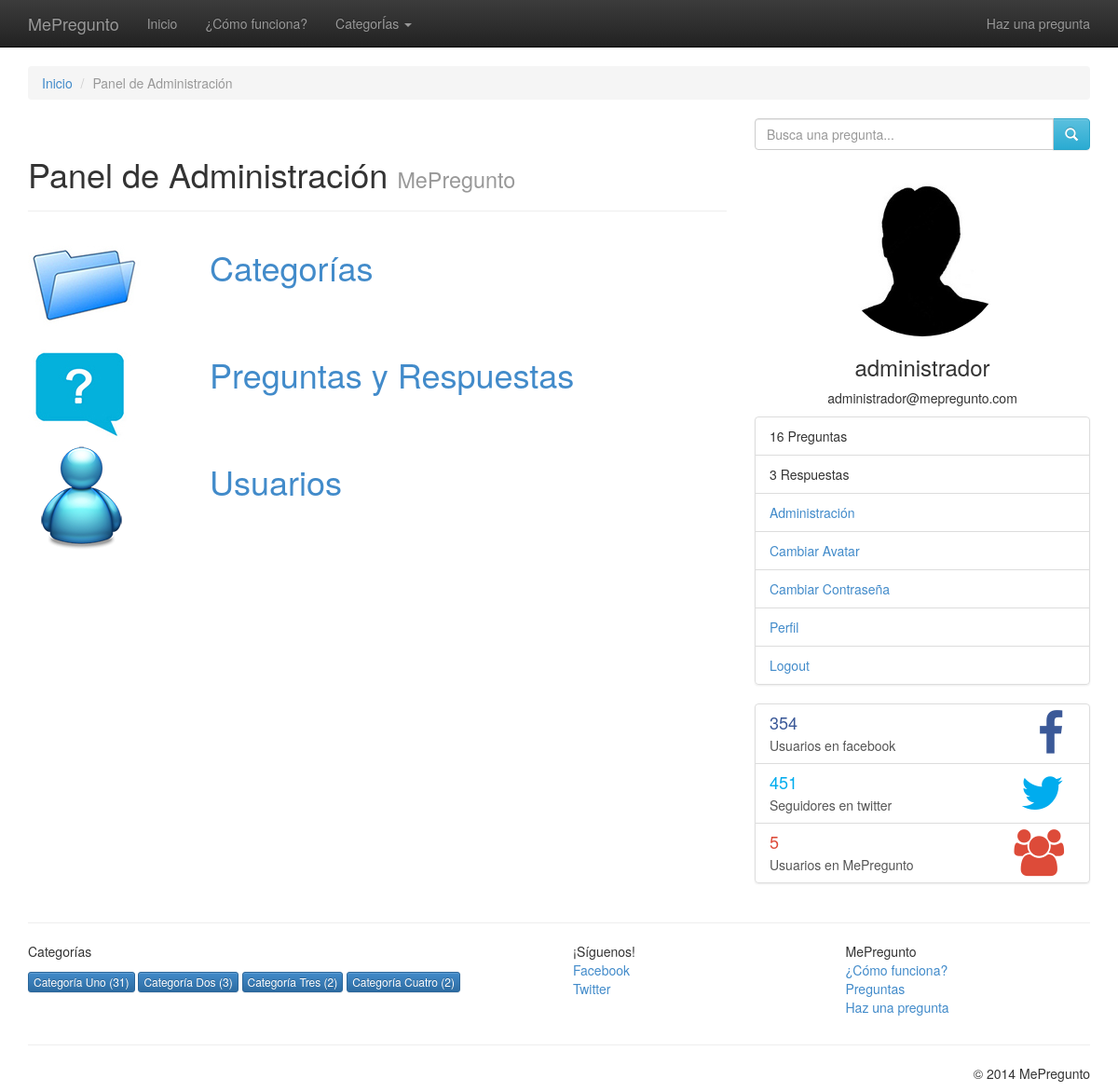
The page /admin.php (signed in) on the database its author committed.
### tables this page shows
CREATE TABLE IF NOT EXISTS `users` (
  `iduser` int(11) NOT NULL AUTO_INCREMENT,
  `nick` varchar(20) NOT NULL,
  `pass` varchar(32) NOT NULL,
  `mail` varchar(100) NOT NULL,
  `birthday` date DEFAULT NULL,
  `country` varchar(20) NOT NULL,
  `idpermission` int(11) NOT NULL,
  `avatar` varchar(100) NOT NULL,
  PRIMARY KEY (`iduser`,`nick`),
  UNIQUE KEY `iduser` (`iduser`)
);

CREATE TABLE IF NOT EXISTS `categories` (
  `idcategory` int(11) NOT NULL AUTO_INCREMENT,
  `name` varchar(25) NOT NULL,
  `description` text NOT NULL,
  PRIMARY KEY (`idcategory`)
);

### clases/claseconexion.php (called while the page is built, shortened)
<?php
class conexion
{
    var $baseDatos;
    var $servidor;
    var $usuario;
    var $clave;
    function conexion()
    {
        $this->baseDatos = $GLOBALS['basedatos'];
        $this->servidor  = $GLOBALS['servidor'];
        $this->usuario   = $GLOBALS['usuario'];
        $this->clave     = $GLOBALS['clave'];
    }
    function conectar()
    {
        $db = new MySQLi($this->servidor, $this->usuario, $this->clave, $this->baseDatos);
        $db->set_charset("utf8");
        if ($db->connect_errno) {
            return 0;
            $this->conexiondb = NULL;
        } else {
            $this->conexiondb = $db;
            return 1;
        }
    }
}
?>

### clases/claseusuarios.php (called while the page is built, shortened)
<?php
require_once 'claseconexion.php';
class usuarios
{
    function getPreguntasTotalUser($iduser)
    {
        $query = "SELECT COUNT(*) AS total FROM questions WHERE idautor=" . $iduser;
        $total      = 0;
        $miConexion = new conexion;
        if ($miConexion->conectar()) {
            $resultado = $miConexion->conexiondb->query($query);
            while ($fila = $resultado->fetch_assoc()) {
                $total = $fila['total'];
            }
            return $total;
        }
    }
    function getRespuestasTotalUser($iduser)
    {
        $query = "SELECT COUNT(*) AS total FROM answers WHERE idautor=" . $iduser;
        $total      = 0;
        $miConexion = new conexion;
        if ($miConexion->conectar()) {
            $resultado = $miConexion->conexiondb->query($query);
            while ($fila = $resultado->fetch_assoc()) {
                $total = $fila['total'];
            }
            return $total;
        }
    }
    function buscarUsuarioPorNick($nick)
    {
        $query = "SELECT * FROM users WHERE nick='" . $nick . "'";
        $miConexion = new conexion;
        if ($miConexion->conectar()) {
            $resultado = $miConexion->conexiondb->query($query);
            while ($filausr = $resultado->fetch_assoc()) {
                $user               = new usuarios;
                $user->iduser       = $filausr['iduser'];
                $user->nick         = $filausr['nick'];
                $user->mail         = $filausr['mail'];
                $user->birthday     = $filausr['birthday'];
                $user->country      = $filausr['country'];
                $user->idpermission = $filausr['idpermission'];
                $user->avatar       = $filausr['avatar'];
                $usuarios           = $user;
            }
            return $usuarios;
        }
    }
}
?>

### clases/clasecategorias.php (called while the page is built, shortened)
<?php
require_once 'claseconexion.php';
class categorias
{
    function getCategorias()
    {
        $query      = "select categories.idcategory, categories.name, COUNT(categories.idcategory) as total from categories INNER JOIN questions ON categories.idcategory=questions.idcategory GROUP BY categories.idcategory";
        $categorias = array();
        $miConexion = new conexion;
        if ($miConexion->conectar()) {
            $resultado = $miConexion->conexiondb->query($query);
            while ($filacat = $resultado->fetch_assoc()) {
                $categ             = new categorias;
                $categ->idcategory = $filacat['idcategory'];
                $categ->name       = $filacat['name'];
                $categ->total      = $filacat['total'];
                $categorias[]      = $categ;
            }
            return $categorias;
        }
    }
}
?>

### inc/cabecera.php (the view, shortened to what this page needs)
<?php
require_once 'clases/clasecategorias.php';
?>
    <link href="css/bootstrap.min.css" rel="stylesheet">
    <link href="css/bootstrap-theme.min.css" rel="stylesheet">
	<link href="css/estilo.css" rel="stylesheet">
    <link href="css/bootstrap-theme.css" rel="stylesheet">
</head>
	<body>
    <div class="navbar navbar-inverse navbar-static-top" role="navigation">
      <div class="container">
        <div class="navbar-header">
          <a class="navbar-brand" href="index.php">MePregunto</a>
        </div>
        <div class="navbar-collapse collapse">
          <ul class="nav navbar-nav">
            <li><a href="index.php">Inicio</a></li>
			<li><a href="como-funciona.php">¿C&oacute;mo funciona?</a></li>
            <li class="dropdown">
              <a href="#" class="dropdown-toggle" data-toggle="dropdown">Categor&Iacute;as <b class="caret"></b></a>
            </li>
          </ul>
		  <ul class="nav navbar-nav navbar-right">
			<li><a href="nueva-pregunta.php">Haz una pregunta</a></li>
          </ul>
        </div>
      </div>
    </div>
	<div class="container">

### inc/login.php (shortened to what this page needs)
<?php
if ($_SERVER['PHP_SELF'] != "/MePregunto/inc/login.php") {
    require_once 'clases/claseusuarios.php';
} else {
    require_once '../clases/claseusuarios.php';
}
if (isset($_SESSION['usuario_nombre'])) {
    $datos = new usuarios;
    $datos = $datos->buscarUsuarioPorNick($_SESSION['usuario_nombre']);
    echo "
			<div class='profile'>
				<center><img src='" . $datos->avatar . "' alt='...' width='180' height='180' class='img-circle'>
				<p><h3>" . $datos->nick . "</h3></p>
				<p>" . $datos->mail . "</p></center>
			</div>
			<ul class='list-group'>
				<li class='list-group-item'>" . $datos->getPreguntasTotalUser($datos->iduser) . " Preguntas</li>
				<li class='list-group-item'>" . $datos->getRespuestasTotalUser($datos->iduser) . " Respuestas</li>";
    if ($_SESSION['usuario_permiso'] == 2) {
        echo "<li class='list-group-item'><a href='admin.php'>Administración</a></li>";
    }
    echo "<li class='list-group-item'><a href='cambiar_avatar.php'>Cambiar Avatar</a></li>
				<li class='list-group-item'><a href='cambiar_contrasena.php'>Cambiar Contraseña</a></li>
				<li class='list-group-item'><a href='perfil.php?id=" . $datos->iduser . "'>Perfil</a></li>
				<li class='list-group-item'><a href='inc/logout.php'>Logout</a></li>
			</ul>
		";
} else if (isset($_SESSION['usuario_permiso'])) {
    if ($_SESSION['usuario_permiso'] == 0) {
        $cadena = "<div class='form-group'><h4 class='text-danger'>USUARIO BANEADO</h4></div>
		<div class='panel panel-info'>
  <div class='panel-heading'><h3 class='panel-title'><strong>Indentifícate (<a href='registro.php'>Regístrate</a>)</strong></h3></div>
  <div class='panel-body' >
<div class='form-group'><label for='usuario'>Usuario</label><input type='text' class='form-control' id='usuario' name='usuario' placeholder='Usuario'></div><div class='form-group'><label for='clave'>Contraseña </label><input type='password' class='form-control' id='clave' name='clave' placeholder='Contraseña'></div><button type='button' id='btnLogin' class='btn btn-sm btn-default'>Entrar</button>
  </div>
</div>";
    }
}
?>

### inc/pie.php (shortened to what this page needs)
</div>
<footer>
<div class="row">
<div class="col-lg-12">
<?php
require_once 'clases/clasecategorias.php';
$listadofooter = new categorias;
$acumulador    = "";
?>
</div>
</div>
			<div class="row">
				<div class="col-lg-12">
				<hr>
				</div>
			</div>
			<div class="row">
				<div class="col-md-6">
					<ul class="list-unstyled">
						<li>Categor&iacute;as<li>
					</ul>
					<?php
foreach ($listadofooter->getCategorias() as $clave => $valor) {
    $acumulador .= "<a href='categoria.php?id=" . $valor->idcategory . "'><button type='button' class='btn btn-primary btn-xs'>" . $valor->name . " (" . $valor->total . ")</button></a>&nbsp;";
}
if ($acumulador != "") {
    echo "<p>" . $acumulador . "</p>";
}
?>
				</div>
				<div class="col-md-3">
					<ul class="list-unstyled">
						<li>¡S&iacute;guenos!<li>
						<li><a href="#">Facebook</a></li>
						<li><a href="#">Twitter</a></li>
					</ul>
				</div>
				<div class="col-md-3">
					<ul class="list-unstyled">
						<li>MePregunto<li>
						<li><a href="como-funciona.php">¿C&oacute;mo funciona?</a></li>
						<li><a href="index.php">Preguntas</a></li>
						<li><a href="nueva-pregunta.php">Haz una pregunta</a></li>
					</ul>
				</div>
			</div>
			<hr>
			<div class="row">
			<div class="col-lg-12">
			<p class="muted pull-right">© 2014 MePregunto</p>
				</div></div>
		</footer>
		</div>
</body>
</html>

### css/estilo.css (style rules this page uses)
a { transition: all .3s ease;-webkit-transition: all .3s ease;-moz-transition: all .3s ease;-o-transition: all .3s ease; }

### rows shown on the page
users: avatar (placeholder picture), nick "administrador", mail "administrador@mepregunto.com"
categories: name "Categoría Uno"
categories: name "Categoría Dos"
categories: name "Categoría Tres"
categories: name "Categoría Cuatro"

### other values the page prints
$datos->getPreguntasTotalUser($datos->iduser) "16"
$datos->getRespuestasTotalUser($datos->iduser) "3"
$usuarios->getUsersTotal() "5"
$valor->total "31 3 2 2"
